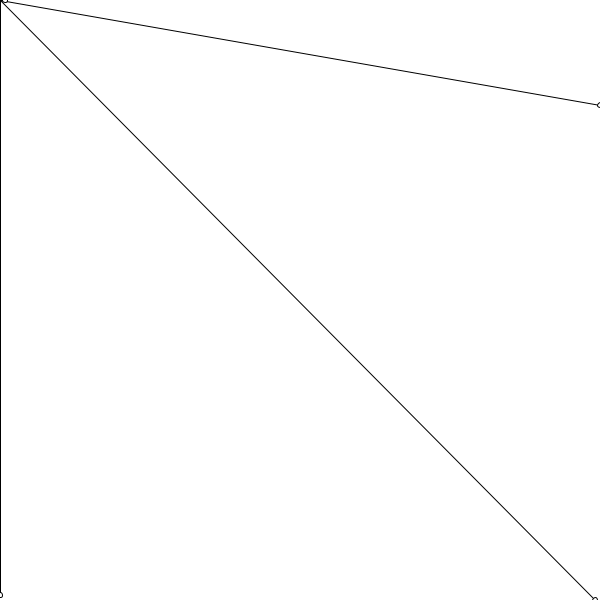
Frame 1 (no input)
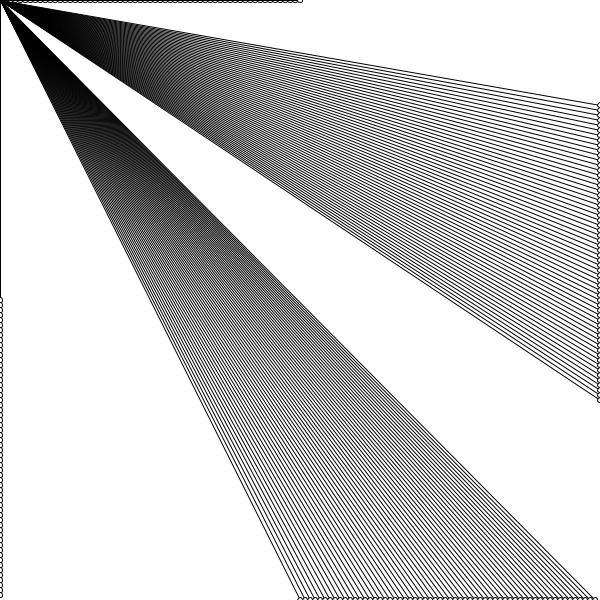
Frame 60 (the mouse pressed at the canvas centre just before this capture)
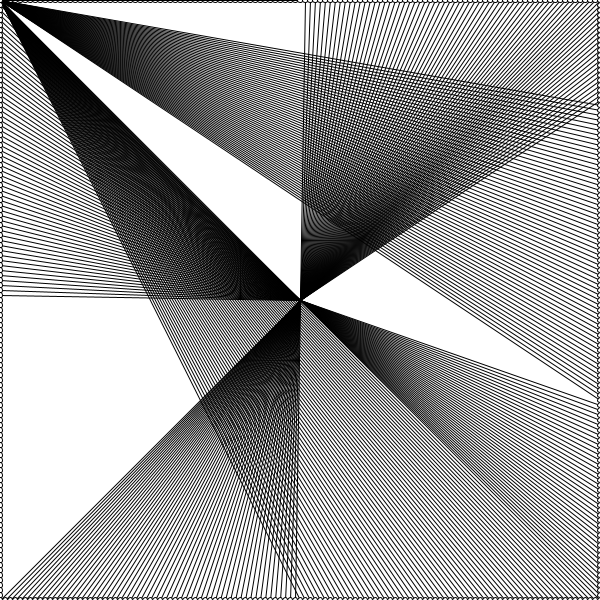
Frame 120 (the mouse held since frame 60 and released just before this capture)

The Processing sketch that drew these frames (run headless with seeded random() and noise(); from frame 60 on, the mouse is pressed at the canvas centre):

// Processing sketch: processing_72183
// ── processing_72183.pde


float w = 600;
float h = 600;
float x = 50;
float y = 100;
float xvel;
float yvel;
float dvector;

float xpos = 0;
float xneg = w;

float ypos = height;
float yneg = h;

int r = 5;
int rate = r;


void setup () {

  size (600, 600);
  background (255);
  smooth ();
}


void draw () {
 
  wrapping ();
  
}

void wrapping () {
  xpos = (xpos +rate) % width;
  xneg = (xneg -rate);
  if (xneg == 0) {
    xneg = width;
  }


  ypos = (ypos +rate) % height;
  yneg = (yneg -rate);
  if (yneg == 0) {
    yneg = height;
  }

  strokeWeight(1);
  line (mouseX, mouseY, xpos, 0);
  line (mouseX, mouseY, width, ypos);
  line (mouseX, mouseY, xneg, height);
  line (mouseX, mouseY, 0, yneg);

  fill (255);
  ellipse (xpos, 0, r, r);
  ellipse (width, ypos, r, r);
  ellipse (xneg, height, r, r);
  ellipse (0, yneg, r, r);
}

void keyPressed () {
  if (key == ' ') {
    setup ();
  }
}
